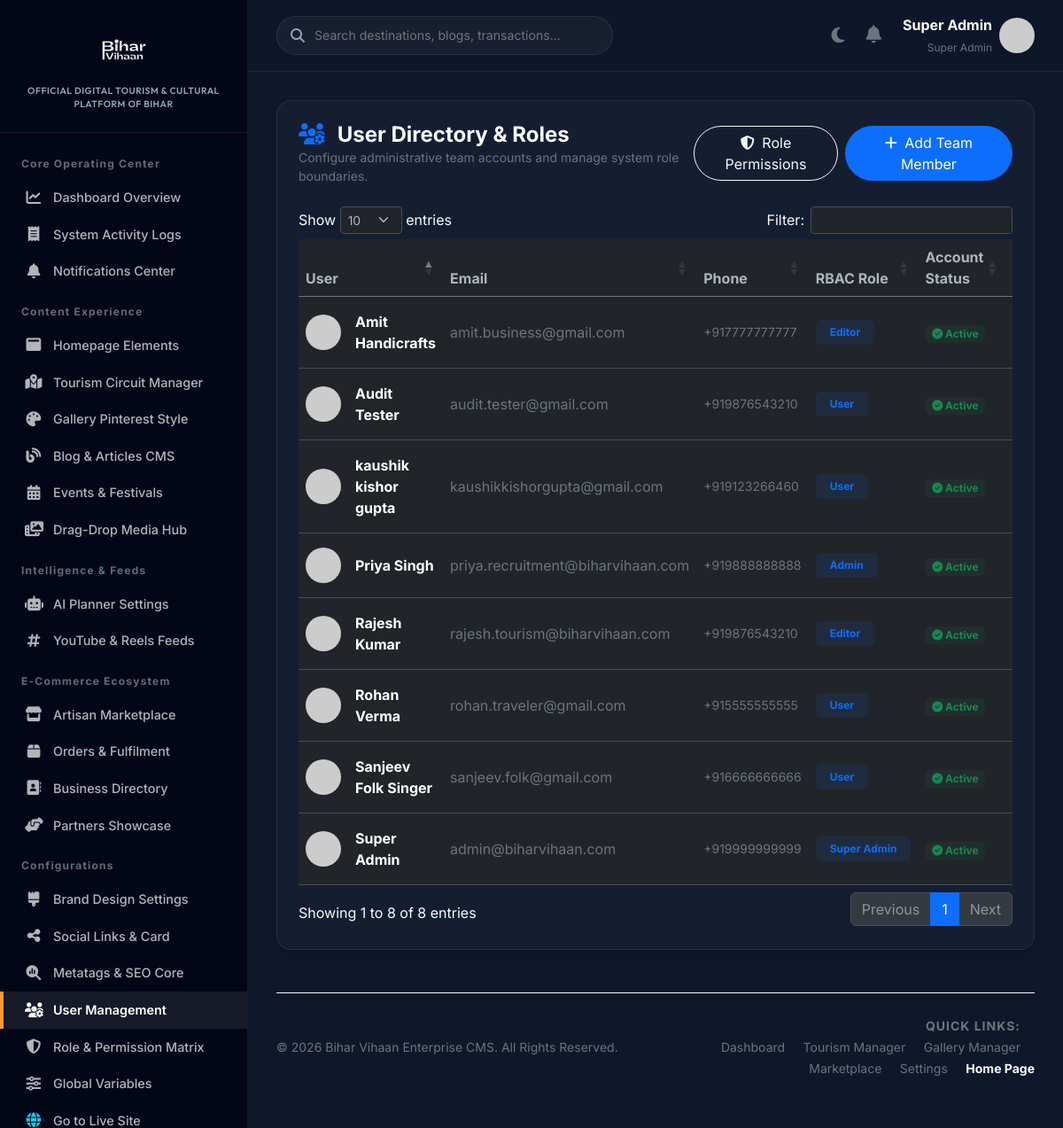
Page /admin/users (signed in) on the committed database.
### tables this page shows
CREATE TABLE `users` (
  `id` int(11) NOT NULL AUTO_INCREMENT,
  `name` varchar(100) NOT NULL,
  `email` varchar(100) NOT NULL,
  `password` varchar(255) NOT NULL,
  `phone` varchar(20) DEFAULT NULL,
  `role_id` int(11) NOT NULL,
  `status` enum('active','suspended') DEFAULT 'active',
  `two_factor_secret` varchar(100) DEFAULT NULL,
  `two_factor_enabled` tinyint(1) DEFAULT 0,
  `created_at` timestamp NOT NULL DEFAULT current_timestamp(),
  `updated_at` timestamp NOT NULL DEFAULT current_timestamp() ON UPDATE current_timestamp(),
  `last_login_at` timestamp NULL DEFAULT NULL,
  PRIMARY KEY (`id`),
  UNIQUE KEY `email` (`email`),
  KEY `role_id` (`role_id`),
  KEY `email_2` (`email`),
  CONSTRAINT `users_ibfk_1` FOREIGN KEY (`role_id`) REFERENCES `roles` (`id`)
);

CREATE TABLE `roles` (
  `id` int(11) NOT NULL AUTO_INCREMENT,
  `name` varchar(50) NOT NULL,
  `slug` varchar(100) DEFAULT NULL,
  `description` text DEFAULT NULL,
  PRIMARY KEY (`id`),
  UNIQUE KEY `name` (`name`),
  UNIQUE KEY `slug` (`slug`)
);

### app/Views/admin/users.php (the view, shortened to what the rows shown need)
<div class="glass-card mb-4">
    <div class="d-flex justify-content-between align-items-center mb-4">
        <div>
            <h4 class="mb-0 fw-bold text-white"><i class="fa-solid fa-users-gear text-primary me-2"></i> User Directory & Roles</h4>
            <p class="text-secondary small mb-0 font-primary">Configure administrative team accounts and manage system role boundaries.</p>
        </div>
        <div class="d-flex gap-2">
            <a href="<?= BASE_URL ?>/admin/roles" class="btn btn-outline-light rounded-pill px-3"><i class="fa-solid fa-shield-halved me-1"></i> Role Permissions</a>
            <button class="btn btn-primary rounded-pill px-4" data-bs-toggle="modal" data-bs-target="#userModal" onclick="clearUserForm()"><i class="fa-solid fa-plus me-1"></i> Add Team Member</button>
        </div>
    </div>
    <div class="table-responsive">
        <table class="table table-hover align-middle">
            <thead>
                <tr class="text-secondary border-bottom border-secondary">
                    <th>User</th>
                    <th>Email</th>
                    <th>Phone</th>
                    <th>RBAC Role</th>
                    <th>Account Status</th>
                    <th>Actions</th>
                </tr>
            </thead>
            <tbody>
                <?php if(empty($users)): ?>
                    <tr><td colspan="6" class="text-center py-4 text-secondary">No users found.</td></tr>
                <?php else: foreach($users as $u):
                    $status = htmlspecialchars($u['status'] ?? 'active');
                ?>
                    <tr>
                        <td class="py-3">
                            <div class="d-flex align-items-center">
                                <img src="https://ui-avatars.com/api/?name=<?= urlencode($u['name']) ?>&background=0B3D91&color=fff&bold=true" class="rounded-circle me-3" width="40" height="40">
                                <span class="fw-bold text-white"><?= htmlspecialchars($u['name']) ?></span>
                            </div>
                        </td>
                        <td class="py-3 text-secondary"><?= htmlspecialchars($u['email']) ?></td>
                        <td class="py-3 text-secondary small"><?= htmlspecialchars($u['phone'] ?: 'N/A') ?></td>
                        <td class="py-3">
                            <span class="badge bg-primary bg-opacity-10 text-primary px-3 py-2">
                                <?= htmlspecialchars($u['role_name'] ?: 'Viewer') ?>
                            </span>
                        </td>
                        <td class="py-3">
                            <?php if($status === 'active'): ?>
                                <span class="badge bg-success bg-opacity-10 text-success"><i class="fa-solid fa-circle-check"></i> Active</span>
                            <?php else: ?>
                                <span class="badge bg-danger bg-opacity-10 text-danger"><i class="fa-solid fa-circle-xmark"></i> Suspended</span>
                            <?php endif; ?>
                        </td>
                        <td class="py-3">
                        </td>
                    </tr>
                <?php endforeach; endif; ?>
            </tbody>
        </table>
    </div>
</div>

### app/Core/Router.php (shortened to what the rows shown need)
<?php
class Router {
    protected $routes = [];
    public function add($method, $route, $controller, $action = null) {
        $route = preg_replace('/\{([a-zA-Z0-9_]+)\}/', '(?P<$1>[^/]+)', $route);
        $route = '#^' . $route . '$#';
        $this->routes[] = [
            'method' => strtoupper($method),
            'route' => $route,
            'controller' => $controller,
            'action' => $action
        ];
    }
    public function dispatch($url, $requestMethod) {
        $url = parse_url($url, PHP_URL_PATH);
        $scriptName = str_replace('\\', '/', dirname($_SERVER['SCRIPT_NAME']));
        if ($scriptName !== '/') {
            $url = preg_replace('#^' . preg_quote($scriptName, '#') . '#', '', $url);
        }
        if (strpos($url, '/admin') === 0 || strpos($url, '/superadmin') === 0) {
            require_once __DIR__ . '/RoleMiddleware.php';
        }
        foreach ($this->routes as $routeInfo) {
            if ($routeInfo['method'] === $requestMethod && preg_match($routeInfo['route'], $url, $matches)) {
                $params = [];
                $controllerClass = "App\\Controllers\\" . $routeInfo['controller'];
                $action = $routeInfo['action'];
                if (class_exists($controllerClass)) {
                    $controller = new $controllerClass();
                    if (method_exists($controller, $action)) {
                        call_user_func_array([$controller, $action], [$params]);
                        return;
                    } else {
                        $this->abort("Action '$action' not found in controller '$controllerClass'", 500);
                        return;
                    }
                } else {
                    $this->abort("Controller class '$controllerClass' not found", 500);
                    return;
                }
            }
        }
    }
}

### rows in the picture
users: name "Audit Tester", email "audit.tester@gmail.com", phone "+919876543210", role.name "User", status "active" (drawn)
users: name "kaushik kishor gupta", email "kaushikkishorgupta@gmail.com", phone "+919123266460", role.name "User", status "active" (drawn)
users: name "Rohan Verma", email "rohan.traveler@gmail.com", phone "+915555555555", role.name "User", status "active" (drawn)
users: name "Sanjeev Folk Singer", email "sanjeev.folk@gmail.com", phone "+916666666666", role.name "User", status "active" (drawn)
users: name "Amit Handicrafts", email "amit.business@gmail.com", phone "+917777777777", role.name "Editor", status "active" (drawn)
users: name "Priya Singh", email "priya.recruitment@biharvihaan.com", phone "+919888888888", role.name "Admin", status "active" (drawn)
users: name "Rajesh Kumar", email "rajesh.tourism@biharvihaan.com", phone "+919876543210", role.name "Editor", status "active" (drawn)
users: name "Super Admin", email "admin@biharvihaan.com", phone "+919999999999", role.name "Super Admin", status "active" (drawn)

### other values in the picture
$_SESSION['user_name'] "Super Admin"
$_SESSION['user_role'] "Super Admin"
